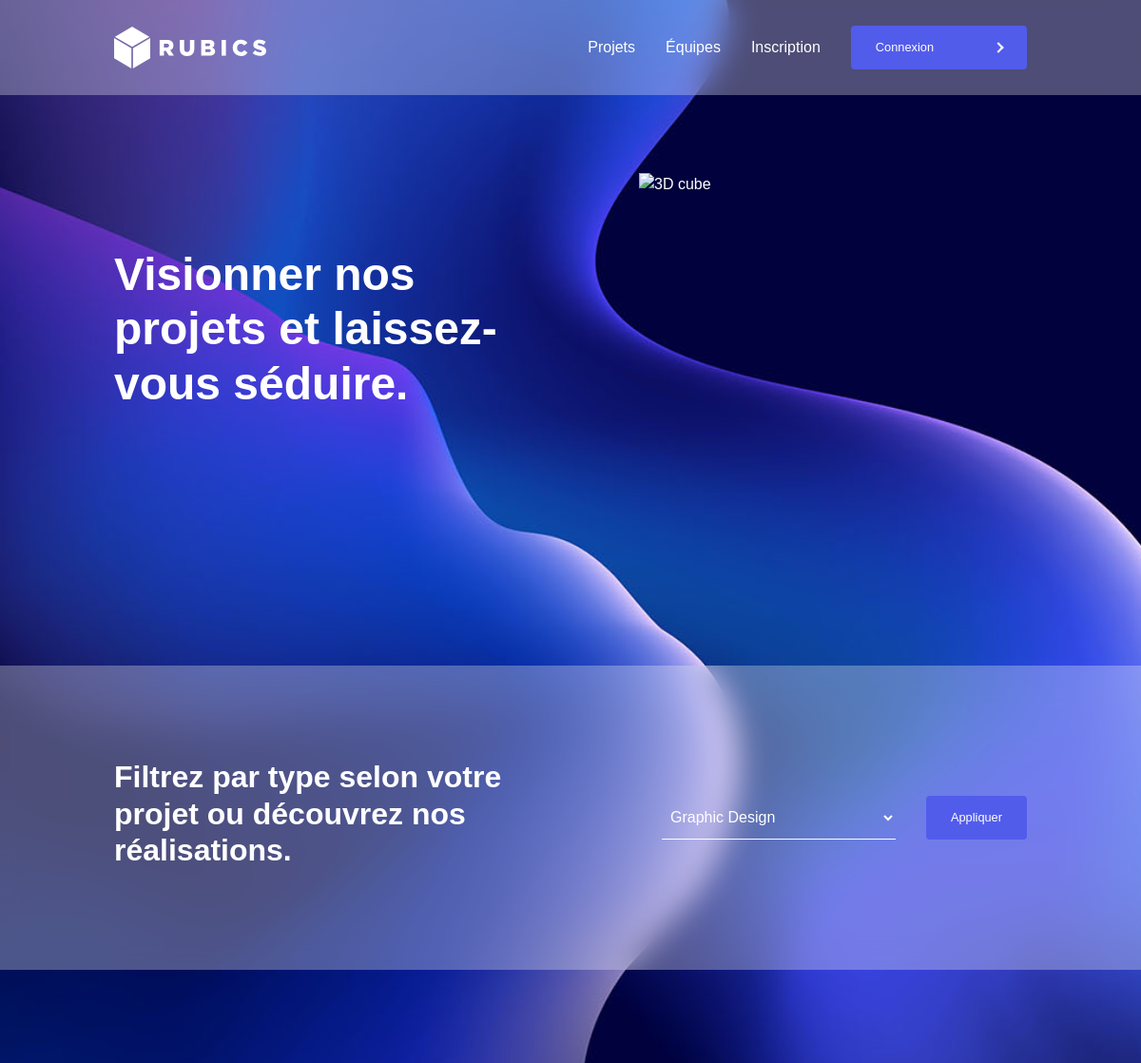
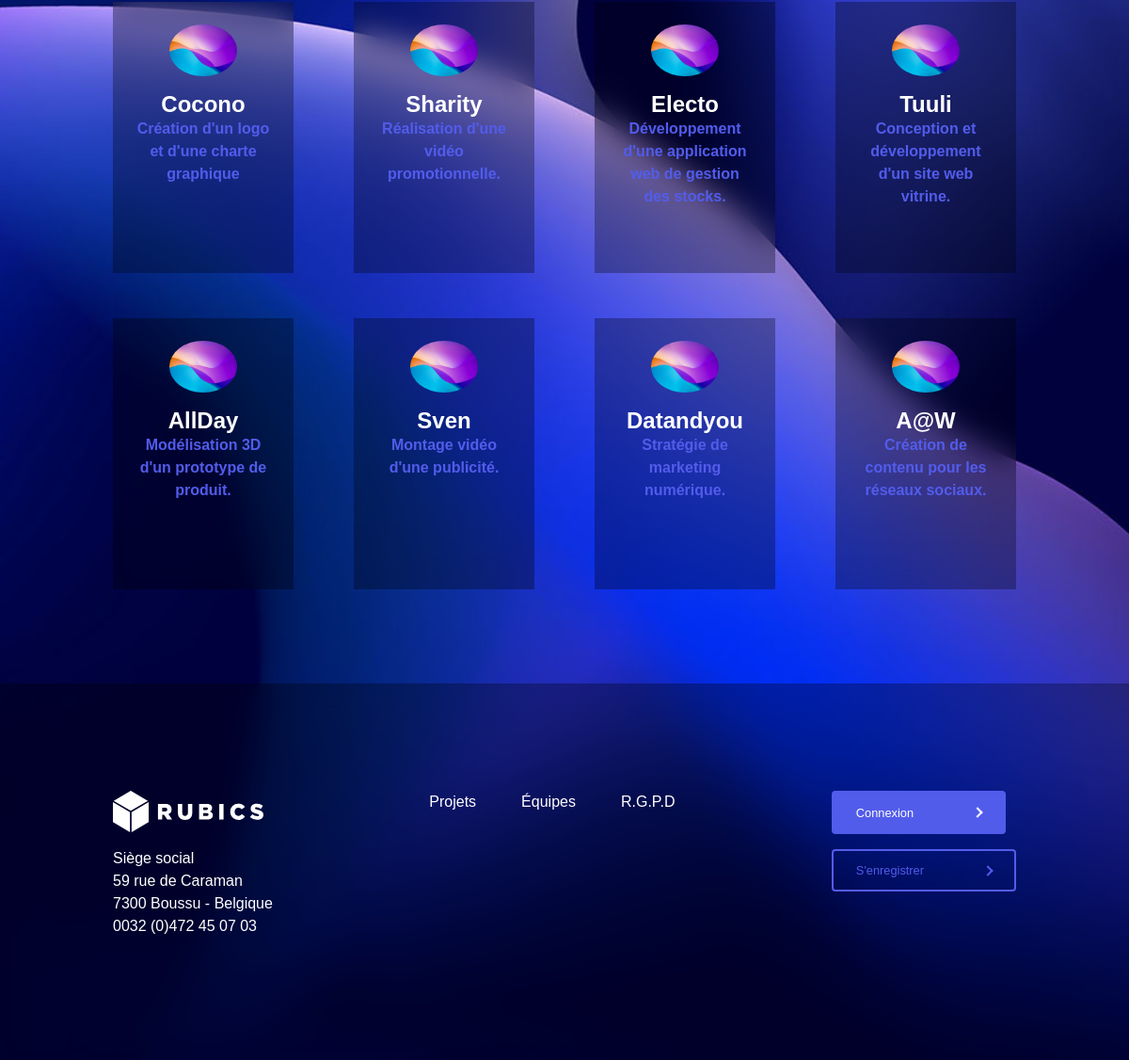
Page /view/view-projects.php on the committed database (2 pictures, top to bottom).
### tables this page shows
CREATE TABLE `project` (
  `id` int(11) NOT NULL,
  `name` varchar(50) NOT NULL,
  `description` text NOT NULL,
  `created_at` timestamp NOT NULL DEFAULT CURRENT_TIMESTAMP ON UPDATE CURRENT_TIMESTAMP,
  `finished_at` timestamp NULL DEFAULT NULL,
  `finalized` tinyint(4) NOT NULL,
  `request_id` int(11) NOT NULL,
  `comment` text
);

### model/categoryModel.php (called while the page is built, shortened)
<?php
include ($_SERVER['DOCUMENT_ROOT'] . "/Rubics/model/dbconnect.php");
function activeCategories()
{
    global $bdd;
    $query = "SELECT * FROM category WHERE actif = 1";
    $stmt = $bdd->prepare($query);
    $stmt->execute();
    $categories = $stmt->fetchAll(PDO::FETCH_ASSOC);
    return $categories;
}

### model/projectModel.php (called while the page is built, shortened)
<?php
include($_SERVER['DOCUMENT_ROOT'] . "/Rubics/model/dbconnect.php");
function finalizedProjects($id)
{
    global $bdd;
    if ($id === null) {
        $query = "SELECT * FROM project WHERE finalized = 1";
        $stmt = $bdd->prepare($query);
    }
    $stmt->execute();
    $projects = $stmt->fetchAll(PDO::FETCH_ASSOC);
    return $projects;
}

### view/view-projects.php (the view, shortened to what this page needs)
<?php
include($_SERVER['DOCUMENT_ROOT'] . "/Rubics/view/component/view-user-header.php");
include($_SERVER['DOCUMENT_ROOT'] . "/Rubics/model/projectModel.php");
include($_SERVER['DOCUMENT_ROOT'] . "/Rubics/model/categoryModel.php");
if (isset($_GET['id'])) {
    $id = intval($_GET['id']);
} else
    $id = null;
$projects = finalizedProjects($id);
$categories = activeCategories();
?>
<div class="container-items">
    <div class="container-content section-one">
        <div class="intro">
            <div>
                <h1>Visionner nos projets et laissez-vous séduire.</h1>
            </div>
        </div>
        <div class="cube">
            <img src="../public/giphy.gif" alt="3D cube">
        </div>
    </div>
    <div class="banner">
        <div class="left">
            <h2>Filtrez par type selon votre projet ou découvrez nos réalisations.</h2>
        </div>
        <div class="right">
            <form action="<?php $_SERVER['DOCUMENT_ROOT'] ?>/Rubics/controller/projectController.php" method="POST">
                <div class="field-container">
                    <select name="categoryId" id="categoryId">
                        <?php foreach ($categories as $category) : ?>
                            <option value="<?php echo $category['id']; ?>" <?php if (isset($id) && $id == $category['id'])
                                                                                echo 'selected'; ?>>
                                <?php echo $category['name']; ?>
                            </option>
                        <?php endforeach; ?>
                    </select>
                    <input class="btn" type="submit" name="submit" value="Appliquer" />
                </div>
            </form>
        </div>
    </div>
    <div class="container-content">
        <div class="cards">
            <?php
            if (isset($projects)) {
                foreach ($projects as $project) {
                    echo "<div class='card-item rectangle'>";
                    echo "<a href='view-project-details.php?id=" . $project['id'] . "'>";
                    echo "<img src='../public/general.jpg' alt='designer icon'>";
                    echo "<h3>" . $project['name'] . "</h3>";
                    echo "<p class='ft-weight-bold clr-third'>" . $project['description'] . "</p>";
                    echo "</a>";
                    echo "</div>";
                }
            }
            ?>
        </div>
    </div>
    <?php
    include($_SERVER['DOCUMENT_ROOT'] . "/Rubics/view/component/view-user-footer.php");
    ?>

### asset/css/style.css (style rules this page uses)
:root { --clr-white: #FFFFFF; --clr-primary-first: #070F2B; --clr-primary-second: #11009E; --clr-primary-third: #525CEB; --clr-primary-four: #BFCFE7; --ft-h1: 3rem; --ft-h2: 2rem; --ft-h3: 1.5rem; --ft-h4: 1.2rem; --ft-h5: 0.8rem; --ft-h6: 0.7rem; --ft-body: 1rem; --fw-thin: 200; --fw-light: 300; --fw-medium: 600; --fw-bold: 700; --mrg-top-1: 1rem; --mrg-top-2: 2rem; --mrg-top-3: 3rem; }
* { box-sizing: border-box; margin: 0; padding: 0; }
html, body { min-height: 100vh; width: 100vw; font-family: Poppins, Helvetica, sans-serif; background-color: #070F2B; }
body { font-family: 'Arial', sans-serif; background-image: url(../../public/background.jpg); background-size: cover; margin: 0; padding: 0; color: var(--clr-white); }
h1, h2, h3, h4, h5, h6 { font-weight: var(--fw-bold); color: var(--clr-white); }
h1 { font-size: var(--ft-h1); }
h2 { font-size: var(--ft-h2); }
h3 { font-size: var(--ft-h3); margin-bottom: 0.5rem; }
p { font-size: var(--ft-body); font-weight: var(--fw-thin); }
input[type="text"], input[type="email"], input[type="password"], select { display: block; border: none; outline: none; background: none; border-bottom: 1px solid var(--clr-white); padding: 5px; color: var(--clr-white); width: 100%; }
.clr-third { color: var(--clr-primary-third); }
.ft-weight-bold { font-weight: var(--fw-bold); }
a { text-decoration: none; color: var(--clr-white); cursor: pointer; }
.btn { display: flex; align-items: center; color: var(--clr-white); background-color: var(--clr-primary-third); border: 2px solid var(--clr-primary-third); text-decoration: none; padding: 0.7rem 1.5rem; font-size: var(--ft-h5); transition: all .3s ease; }
.container-content { min-height: calc(100vh - 100px); padding: 100px 10%; display: flex; align-items: center; justify-content: center; width: 100%; }
.field-container { display: flex; gap: 2rem; }
.banner, .slider { min-height: 40vh; display: flex; justify-content: space-between; align-items: center; padding-inline: 10%; background-color: rgba(255, 255, 255, 0.3); backdrop-filter: blur(1rem); clip-path: inset(0); }
.banner .left { width: 50%; }
.banner .right { width: 40%; display: flex; justify-content: space-between; }
.cards { display: flex; flex-wrap: wrap; justify-content: space-between; align-items: center; gap: 3rem; }
.cards .card-item { max-width: 20%; }
.rectangle { aspect-ratio: 2/3; }
.card-item h3 { margin-bottom: 0rem; }
.section-one, .section-two, .section-three { display: flex; justify-content: center; align-items: center; }
.cube { mix-blend-mode: screen; }
.cube img { width: 70%; aspect-ratio: 1/1; }
.intro, .cube { display: flex; justify-content: center; width: 50%; }
.card-item { width: 40%; padding: 1.5rem; text-align: center; background-color: rgba(0, 0, 0, 0.3); backdrop-filter: blur(1rem); clip-path: inset(0); }
.card-item img { margin-bottom: 1rem; border-radius: 50%; width: 50%; }

### rows in the picture
project: name "Cocono", description "Création d'un logo et d'une charte graphique"
project: name "Sharity", description "Réalisation d'une vidéo promotionnelle."
project: name "Electo", description "Développement d'une application web de gestion des stocks."
project: name "Tuuli", description "Conception et développement d'un site web vitrine."
project: name "AllDay", description "Modélisation 3D d'un prototype de produit."
project: name "Sven", description "Montage vidéo d'une publicité."
project: name "Datandyou", description "Stratégie de marketing numérique."
project: name "A@W", description "Création de contenu pour les réseaux sociaux."

### other values in the picture
form field categoryId "Graphic Design"
